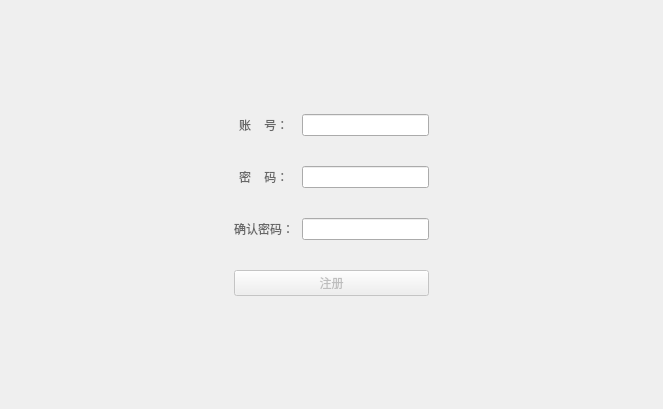
<?xml version="1.0" encoding="UTF-8"?>
<ui version="4.0">
 <class>Register</class>
 <widget class="QWidget" name="Register">
  <property name="geometry">
   <rect>
    <x>0</x>
    <y>0</y>
    <width>663</width>
    <height>409</height>
   </rect>
  </property>
  <property name="minimumSize">
   <size>
    <width>300</width>
    <height>300</height>
   </size>
  </property>
  <property name="windowTitle">
   <string>账号注册</string>
  </property>
  <layout class="QHBoxLayout" name="horizontalLayout">
   <item>
    <spacer name="horizontalSpacer">
     <property name="orientation">
      <enum>Qt::Horizontal</enum>
     </property>
     <property name="sizeHint" stdset="0">
      <size>
       <width>191</width>
       <height>20</height>
      </size>
     </property>
    </spacer>
   </item>
   <item>
    <widget class="QWidget" name="widget" native="true">
     <layout class="QFormLayout" name="formLayout">
      <property name="sizeConstraint">
       <enum>QLayout::SetNoConstraint</enum>
      </property>
      <property name="labelAlignment">
       <set>Qt::AlignCenter</set>
      </property>
      <property name="formAlignment">
       <set>Qt::AlignLeading|Qt::AlignLeft|Qt::AlignVCenter</set>
      </property>
      <property name="horizontalSpacing">
       <number>8</number>
      </property>
      <property name="verticalSpacing">
       <number>30</number>
      </property>
      <item row="0" column="0">
       <widget class="QLabel" name="accountLabel">
        <property name="styleSheet">
         <string notr="true">font: 9pt &quot;方正粗黑宋简体&quot;;

color: rgb(103, 103, 103);</string>
        </property>
        <property name="text">
         <string>账    号：</string>
        </property>
        <property name="buddy">
         <cstring>accountLineEdit</cstring>
        </property>
       </widget>
      </item>
      <item row="1" column="0">
       <widget class="QLabel" name="passwordLabel">
        <property name="styleSheet">
         <string notr="true">font: 9pt &quot;方正粗黑宋简体&quot;;

color: rgb(103, 103, 103);</string>
        </property>
        <property name="text">
         <string>密    码：</string>
        </property>
        <property name="buddy">
         <cstring>pwdLineEdit</cstring>
        </property>
       </widget>
      </item>
      <item row="2" column="0">
       <widget class="QLabel" name="passwordLabel_2">
        <property name="styleSheet">
         <string notr="true">font: 9pt &quot;方正粗黑宋简体&quot;;

color: rgb(103, 103, 103);</string>
        </property>
        <property name="text">
         <string>确认密码：</string>
        </property>
        <property name="buddy">
         <cstring>confirmLineEdit</cstring>
        </property>
       </widget>
      </item>
      <item row="3" column="0" colspan="2">
       <widget class="QPushButton" name="registerButton">
        <property name="enabled">
         <bool>false</bool>
        </property>
        <property name="sizePolicy">
         <sizepolicy hsizetype="Minimum" vsizetype="Fixed">
          <horstretch>0</horstretch>
          <verstretch>0</verstretch>
         </sizepolicy>
        </property>
        <property name="minimumSize">
         <size>
          <width>0</width>
          <height>25</height>
         </size>
        </property>
        <property name="text">
         <string>注册</string>
        </property>
       </widget>
      </item>
      <item row="0" column="1">
       <widget class="QLineEdit" name="accountLineEdit"/>
      </item>
      <item row="1" column="1">
       <widget class="QLineEdit" name="pwdLineEdit">
        <property name="echoMode">
         <enum>QLineEdit::Password</enum>
        </property>
       </widget>
      </item>
      <item row="2" column="1">
       <widget class="QLineEdit" name="confirmLineEdit">
        <property name="echoMode">
         <enum>QLineEdit::Password</enum>
        </property>
       </widget>
      </item>
     </layout>
    </widget>
   </item>
   <item>
    <spacer name="horizontalSpacer_2">
     <property name="orientation">
      <enum>Qt::Horizontal</enum>
     </property>
     <property name="sizeHint" stdset="0">
      <size>
       <width>191</width>
       <height>20</height>
      </size>
     </property>
    </spacer>
   </item>
  </layout>
 </widget>
 <resources/>
 <connections>
  <connection>
   <sender>registerButton</sender>
   <signal>clicked()</signal>
   <receiver>Register</receiver>
   <slot>register()</slot>
   <hints>
    <hint type="sourcelabel">
     <x>351</x>
     <y>277</y>
    </hint>
    <hint type="destinationlabel">
     <x>820</x>
     <y>260</y>
    </hint>
   </hints>
  </connection>
  <connection>
   <sender>accountLineEdit</sender>
   <signal>textChanged(QString)</signal>
   <receiver>Register</receiver>
   <slot>enable_regitser()</slot>
   <hints>
    <hint type="sourcelabel">
     <x>349</x>
     <y>124</y>
    </hint>
    <hint type="destinationlabel">
     <x>660</x>
     <y>118</y>
    </hint>
   </hints>
  </connection>
  <connection>
   <sender>pwdLineEdit</sender>
   <signal>textChanged(QString)</signal>
   <receiver>Register</receiver>
   <slot>enable_regitser()</slot>
   <hints>
    <hint type="sourcelabel">
     <x>367</x>
     <y>177</y>
    </hint>
    <hint type="destinationlabel">
     <x>706</x>
     <y>182</y>
    </hint>
   </hints>
  </connection>
  <connection>
   <sender>confirmLineEdit</sender>
   <signal>textChanged(QString)</signal>
   <receiver>Register</receiver>
   <slot>enable_regitser()</slot>
   <hints>
    <hint type="sourcelabel">
     <x>398</x>
     <y>229</y>
    </hint>
    <hint type="destinationlabel">
     <x>761</x>
     <y>224</y>
    </hint>
   </hints>
  </connection>
 </connections>
 <slots>
  <slot>register()</slot>
  <slot>enable_regitser()</slot>
 </slots>
</ui>
